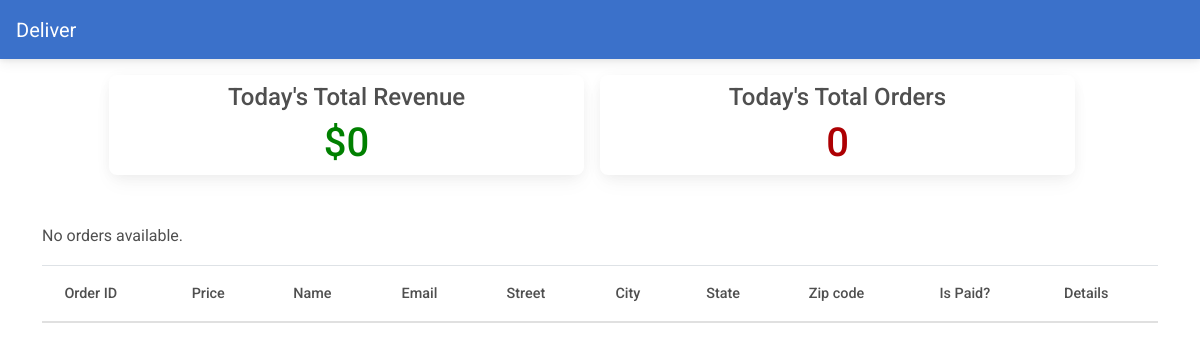
Page /restaurant/dashboard/ (signed in) on the earlier database version.
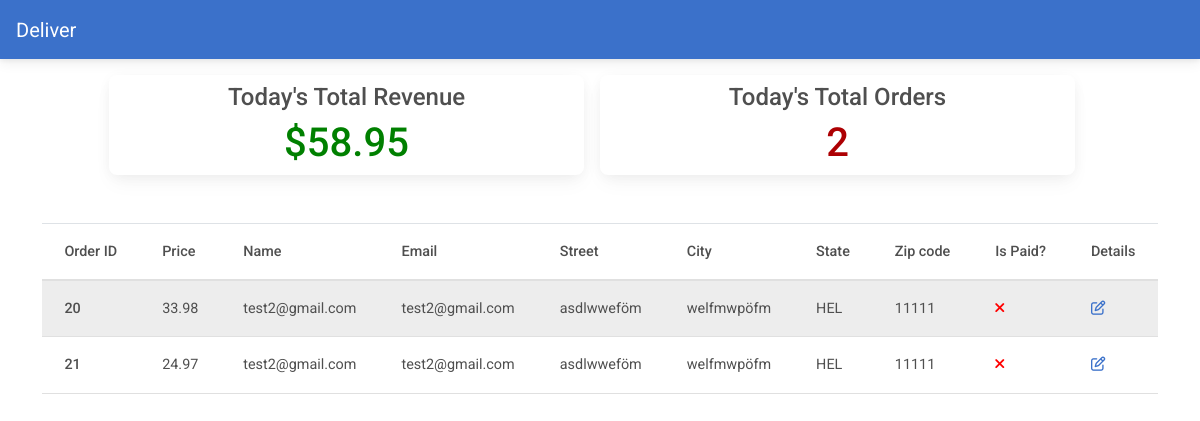
Same page on the later database version.
### customer/models.py (models this page shows, shortened)
class OrderModel(models.Model):
    created_on = models.DateTimeField(auto_now=True)
    price = models.DecimalField(max_digits=7, decimal_places=2)
    items = models.ManyToManyField('MenuItem', related_name='order', blank=True)
    name = models.CharField(max_length=50, blank=True)
    email = models.CharField(max_length=50, blank=True)
    street = models.CharField(max_length=50, blank=True)
    city = models.CharField(max_length=50, blank=True)
    state = models.CharField(max_length=15, blank=True)
    zip_code = models.IntegerField(blank=True, null=True)
    is_paid = models.BooleanField(default=False)
    is_shipped = models.BooleanField(default=False)

### restaurant/views.py (the view)
# urls.py: path('dashboard/', Dashboard.as_view(), name='dashboard'),
class Dashboard(LoginRequiredMixin, UserPassesTestMixin, View):
    def get(self, request, *args, **kwargs):
        today = datetime.today()
        orders = OrderModel.objects.filter(created_on__year=today.year, created_on__month=today.month,
                                           created_on__day=today.day)
        unshipped_orders = []
        total_revenue = 0
        for order in orders:
            total_revenue += order.price
            if not order.is_shipped:
                unshipped_orders.append(order)
        context = {
            'orders': unshipped_orders,
            'total_revenue': total_revenue,
            'total_orders': len(orders)
        }
        return render(request, 'restaurant/dashboard.html', context)
    def test_func(self):
        return Group.objects.get(name='Staff') in self.request.user.groups.all()

### restaurant/templates/restaurant/dashboard.html
{% extends 'restaurant/base.html' %}
{% block content %}
    <div class="container">
        <div class="row justify-content-center mt-3">
            <div class="card col-md-5 mr-3">
                <h4 class="text-center pt-2">Today's Total Revenue</h4>
                <h1 class="text-center" style="color: green;" >${{ total_revenue }}</h1>
            </div>
            <div class="card col-md-5 mr-3">
                <h4 class="text-center pt-2">Today's Total Orders</h4>
                <h1 class="text-center" style="color: #ad0003;" >{{ total_orders }}</h1>
            </div>
        </div>
        <div class="row justify-content-center">
            <div class="col-md-12 mt-5">
                <table class="table table-hover table-striped">
                    <thead>
                        <tr>
                            <th scope="col">Order ID</th>
                            <th scope="col">Price</th>
                            <th scope="col">Name</th>
                            <th scope="col">Email</th>
                            <th scope="col">Street</th>
                            <th scope="col">City</th>
                            <th scope="col">State</th>
                            <th scope="col">Zip code</th>
                            <th scope="col">Is Paid?</th>
                            <th scope="col">Details</th>
                        </tr>
                    </thead>
                    <tbody>
                        {% if orders %}
                            {% for order in orders %}
                            <tr>
                                <th scope="row">{{ order.pk }}</th>
                                <td>{{ order.price }}</td>
                                <td>{{ order.name }}</td>
                                <td>{{ order.email }}</td>
                                <td>{{ order.street }}</td>
                                <td>{{ order.city }}</td>
                                <td>{{ order.state }}</td>
                                <td>{{ order.zip_code }}</td>
                                <td>
                                    {% if order.is_paid %}
                                    <i style="color: green;" class="fas fa-check"></i>
                                    {% else %}
                                    <i style="color: red;" class="fas fa-times"></i>
                                    {% endif %}
                                </td>
                                <td><a href="{% url 'order-details' order.pk %}"><i class="far fa-edit"></i></a>
                                </td>
                            </tr>
                            {% endfor %}
                        {% else %}
                            <p>No orders available.</p>
                        {% endif %}
                    </tbody>
                </table>
            </div>
        </div>
    </div>
{% endblock content %}

### restaurant/templates/restaurant/base.html (shortened to what this page needs)
<!DOCTYPE html>
<html>
<head>
    <link rel="stylesheet" href="https://stackpath.bootstrapcdn.com/bootstrap/4.5.2/css/bootstrap.min.css">
    <link href="https://cdnjs.cloudflare.com/ajax/libs/font-awesome/6.0.0/css/all.min.css" rel="stylesheet"/>
    <link href="https://cdnjs.cloudflare.com/ajax/libs/mdb-ui-kit/6.4.2/mdb.min.css" rel="stylesheet"/>
</head>
<body>
    {% include 'restaurant/navigation.html' %}
    {% block content %}
    {% endblock content %}
</body>
</html>

### restaurant/templates/restaurant/navigation.html (shortened to what this page needs)
<nav class="navbar navbar-expand-lg navbar-dark bg-primary">
  <a class="navbar-brand pl-3" href="{% url 'index' %}">Deliver</a>
</nav>

Differences in the rows shown:
added OrderModel: pk "20", price "33.98", name "test2@gmail.com", email "test2@gmail.com", street "asdlwweföm", city "welfmwpöfm", state "HEL", zip_code "11111", is_paid False (drawn)
added OrderModel: pk "21", price "24.97", name "test2@gmail.com", email "test2@gmail.com", street "asdlwweföm", city "welfmwpöfm", state "HEL", zip_code "11111", is_paid False (drawn)
Other differences:
{{ total_revenue }}: "0" → "58.95"
{{ total_orders }}: "0" → "2"
text no longer shown: "No orders available."
